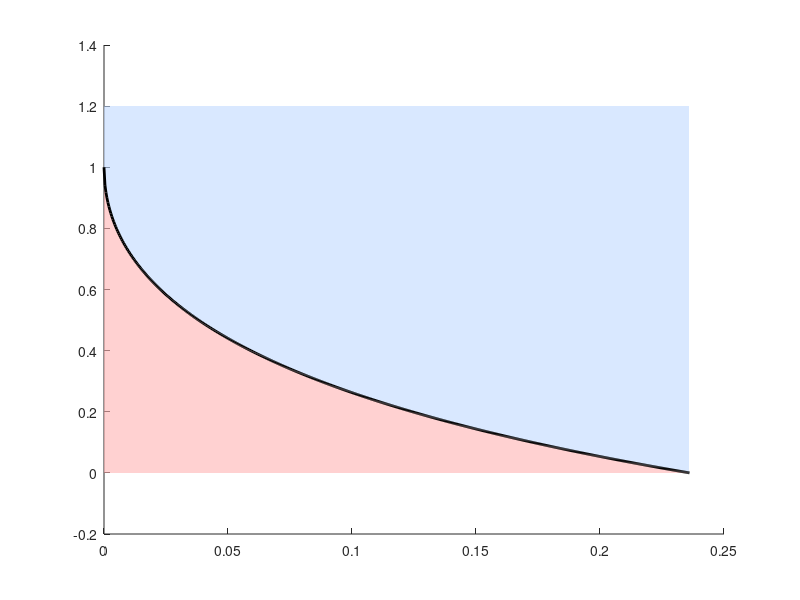

This figure's MATLAB source: (Note: this script raises an error after producing the figure.)
%This is the plot I used to define where the Bifurcation line lies for a=1
%and the stability of systems with varying b and d in such a system. Note I
%moved the legend before including it in my work. This is for a figure in 'Adapted Models'
clear; clc;
dm = sqrt(5) - (2);

d = linspace(0, dm, 600);

root = sqrt((- d).^2 + 4*d);
bcrit = ((1 - root) .* ...
        (2 + d - root)) ./ (2);

bmax = 1.2;

figure; hold on;
fill([d fliplr(d)], ...
     [bcrit bmax*ones(size(bcrit))], ...
     [0.75 0.85 1], ...
     'EdgeColor','none','FaceAlpha',0.6);
fill([d fliplr(d)], ...
     [zeros(size(bcrit)) fliplr(bcrit)], ...
     [1 0.7 0.7], ...
     'EdgeColor','none','FaceAlpha',0.6);
plot(d, bcrit, 'k', 'LineWidth', 2);
xline(0.2, '--k', 'LineWidth', 1.5);

plot(0.2, 0.03, 'ko', 'MarkerFaceColor','k', 'MarkerSize',8);

plot(0.2, 1, 'ko', 'MarkerFaceColor','k', 'MarkerSize',8);

xlabel('d','FontSize',14)
ylabel('b','FontSize',14)
title(['Stability Regions (a = 1)'],'FontSize',15)

xlim([0 dm])
ylim([0 bmax])

set(gca,'FontSize',13,'LineWidth',1.2)
box on

legend('Stable Region','Unstable Region','Bifurcation Curve', ...
       'Location','northeast')

hold off;
